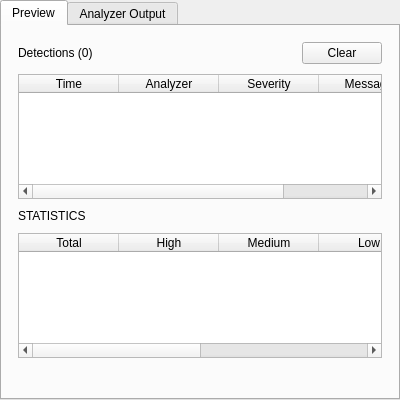
<?xml version="1.0" encoding="UTF-8"?>
<ui version="4.0">
 <class>AnalyzerPreviewWidget</class>
 <widget class="QWidget" name="AnalyzerPreviewWidget">
  <property name="geometry">
   <rect><x>0</x><y>0</y><width>400</width><height>400</height></rect>
  </property>
  <layout class="QVBoxLayout" name="verticalLayout">
   <property name="leftMargin"><number>0</number></property>
   <property name="topMargin"><number>0</number></property>
   <property name="rightMargin"><number>0</number></property>
   <property name="bottomMargin"><number>0</number></property>
   <item>
    <widget class="QTabWidget" name="previewTabs">
     <property name="currentIndex"><number>0</number></property>
     <widget class="QWidget" name="tabPreview">
      <attribute name="title"><string>Preview</string></attribute>
      <layout class="QVBoxLayout" name="previewLayout">
       <property name="leftMargin"><number>16</number></property>
       <property name="topMargin"><number>16</number></property>
       <property name="rightMargin"><number>16</number></property>
       <property name="bottomMargin"><number>16</number></property>
       <property name="spacing"><number>10</number></property>
       <item>
        <layout class="QHBoxLayout" name="detHeaderLayout">
         <item>
          <widget class="QLabel" name="detectionsHeader">
           <property name="text"><string>Detections (0)</string></property>
          </widget>
         </item>
         <item>
          <spacer name="spacerDet">
           <property name="orientation"><enum>Qt::Horizontal</enum></property>
           <property name="sizeHint" stdset="0"><size><width>40</width><height>20</height></size></property>
          </spacer>
         </item>
         <item>
          <widget class="QPushButton" name="btnClear">
           <property name="text"><string>Clear</string></property>
          </widget>
         </item>
        </layout>
       </item>
       <item>
        <widget class="QTableWidget" name="detectionsTable">
         <property name="showGrid"><bool>false</bool></property>
         <property name="selectionBehavior"><enum>QAbstractItemView::SelectRows</enum></property>
         <property name="columnCount"><number>4</number></property>
         <attribute name="verticalHeaderVisible"><bool>false</bool></attribute>
         <column><property name="text"><string>Time</string></property></column>
         <column><property name="text"><string>Analyzer</string></property></column>
         <column><property name="text"><string>Severity</string></property></column>
         <column><property name="text"><string>Message</string></property></column>
        </widget>
       </item>
       <item>
        <widget class="QLabel" name="statisticsHeader">
         <property name="text"><string>STATISTICS</string></property>
        </widget>
       </item>
       <item>
        <widget class="QTableWidget" name="statisticsTable">
         <property name="showGrid"><bool>false</bool></property>
         <property name="rowCount"><number>1</number></property>
         <property name="columnCount"><number>6</number></property>
         <attribute name="verticalHeaderVisible"><bool>false</bool></attribute>
         <column><property name="text"><string>Total</string></property></column>
         <column><property name="text"><string>High</string></property></column>
         <column><property name="text"><string>Medium</string></property></column>
         <column><property name="text"><string>Low</string></property></column>
         <column><property name="text"><string>First</string></property></column>
         <column><property name="text"><string>Last</string></property></column>
        </widget>
       </item>
       <item>
        <widget class="QLabel" name="timelineBarLabel">
         <property name="text"><string/></property>
        </widget>
       </item>
      </layout>
     </widget>
     <widget class="QWidget" name="tabOutput">
      <attribute name="title"><string>Analyzer Output</string></attribute>
     </widget>
    </widget>
   </item>
  </layout>
 </widget>
 <resources/>
 <connections/>
</ui>
